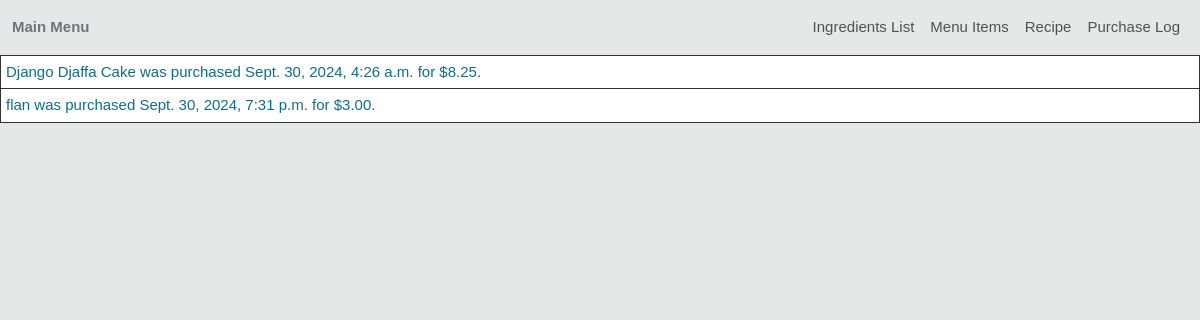
Screenshot of /inventory/purchases/ with the database file from the repository.
### Inventory/models.py (models this page shows, shortened)
class Purchase(models.Model):
    item = models.ForeignKey(MenuItem, on_delete=models.CASCADE)
    timestamp = models.DateTimeField(auto_now_add=True)
    cost = models.DecimalField(max_digits=10, decimal_places=2, default=0.00)

class MenuItem(models.Model):
    item = models.CharField(max_length=100)
    price = models.DecimalField(max_digits=10, decimal_places=2)
    def __str__(self):
        return self.item

### Inventory/views.py (the view)
# urls.py: path('purchases/', PurchaseView.as_view(), name='purchase_log'),
class PurchaseView(ListView):
    model = Purchase
    template_name = 'inventory/purchase.html'
    context_object_name = 'purchases'
    def get_context_data(self, **kwargs):
            context = super().get_context_data(**kwargs)
            revenue = Purchase.objects.aggregate(total=Sum('cost'))
            cost = RecipeRequirement.objects.aggregate(total=Sum(F('quantity') * F('ingredient_price'), output_field=FloatField()))
            context["revenue"] = revenue
            context["cost"] = cost
            return context

### Inventory/templates/inventory/purchase.html (shortened to what this page needs)
<!DOCTYPE html>
<html lang="en">
<head>
    <link href="https://cdn.jsdelivr.net/npm/bootstrap@5.3.3/dist/css/bootstrap.min.css" rel="stylesheet">
    {% load static %}
    <link rel="stylesheet" type="text/css" href="{% static 'inventory/styles.css' %}">
</head>
<body>
    <nav class="navbar navbar-expand-md navbar-light">
        <div class="container-xxl">
            <span class="fw-bold text-secondary">
                Main Menu
            </span>
            <div class="collapse navbar-collapse justify-content-end" id="main-nav">
                <ul class="navbar-nav">
                    <li class="nav-item">
                        <a class="nav-link" href="{% url 'ingredients_list' %}">Ingredients List</a>
                    </li>
                    <li class="nav-item">
                        <a class="nav-link" href="{% url 'menu_items' %}">Menu Items</a>
                    </li>
                    <li class="nav-item">
                        <a class="nav-link" href="{% url 'recipe_requirements' %}">Recipe</a>
                    </li>
                    <li class="nav-item">
                        <a class="nav-link" href="{% url 'purchase_log' %}">Purchase Log</a>
                    </li>
                </ul>
            </div>
        </div>
    </nav>
    <table class="spreadsheet">
        {% for purchase in purchases %}
        <tr>
            <td>{{purchase.item}} was purchased {{ purchase.timestamp}} for ${{ purchase.cost }}.</td>
        </tr>
        {% endfor %}
    </table>
</body>
</html>

### Inventory/templates/static/inventory/styles.css (style rules this page uses)
body { font-family: Arial, sans-serif; font-size: 15px; color: rgb(15, 109, 138); background-color: rgb(229, 232, 232); }
.spreadsheet { width: 100%; border-collapse: collapse; text-align: left; background-color: white; }
table.spreadsheet td, th { border: 1px solid rgb(49, 49, 49); text-align: left; padding: 5px; }

### rows the page displays
Purchase: item "Django Djaffa Cake", timestamp "Sept. 30, 2024, 4:26 a.m.", cost "8.25"
Purchase: item "flan", timestamp "Sept. 30, 2024, 7:31 p.m.", cost "3.00"
